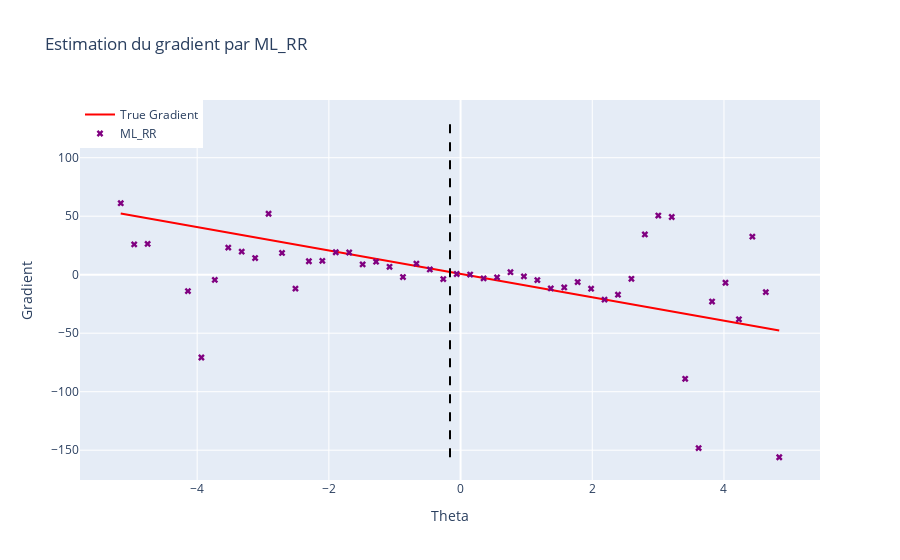

Notebook source saved alongside this figure:
### Code cell
Code.plot_gradient(0.6, x, noised_A, noised_b, theta_true, 15, "ML_RR")
